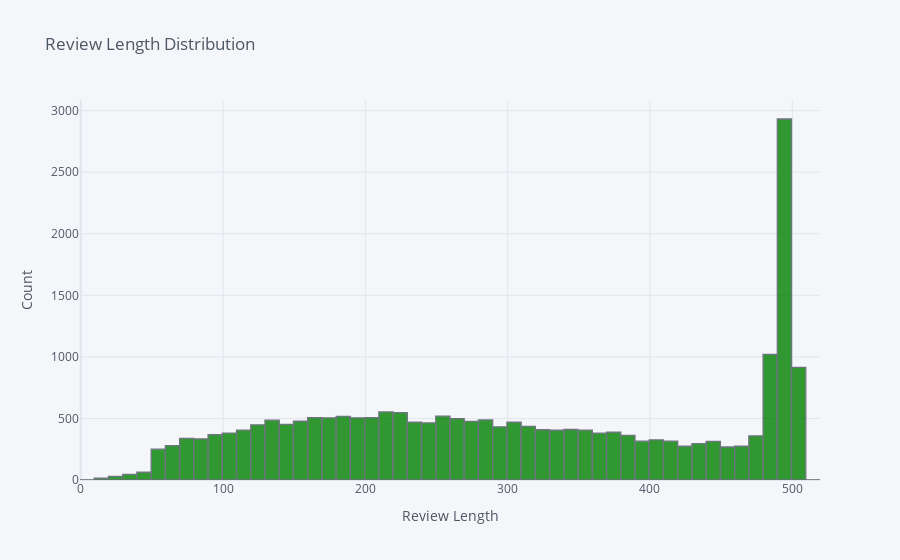

Notebook source saved alongside this figure:
### Markdown cell above
# Analyzing Engineered Features

### Code cell
df["Review Length"].iplot(kind="hist", colors="green",
                          xTitle = 'Review Length',
                          yTitle = "Count",
                          title = "Review Length Distribution")

### Figure 1 — Plotly figure (JSON) as saved in the notebook; plotly's stock layout.template omitted (floating-point values rounded to 4 significant figures; data arrays with more than 128 entries replaced by an {"elided": "..."} marker saying what was removed)
{"data": [{"histfunc": "count", "histnorm": "", "marker": {"color": "rgba(0, 128, 0, 1.0)", "line": {"color": "#4D5663", "width": 1.3}}, "name": "Review Length", "opacity": 0.8, "orientation": "v", "type": "histogram", "x": {"elided": "22628 int values"}}], "layout": {"barmode": "overlay", "legend": {"bgcolor": "#F5F6F9", "font": {"color": "#4D5663"}}, "paper_bgcolor": "#F5F6F9", "plot_bgcolor": "#F5F6F9", "title": {"font": {"color": "#4D5663"}, "text": "Review Length Distribution"}, "xaxis": {"gridcolor": "#E1E5ED", "showgrid": true, "tickfont": {"color": "#4D5663"}, "title": {"font": {"color": "#4D5663"}, "text": "Review Length"}, "zerolinecolor": "#E1E5ED"}, "yaxis": {"gridcolor": "#E1E5ED", "showgrid": true, "tickfont": {"color": "#4D5663"}, "title": {"font": {"color": "#4D5663"}, "text": "Count"}, "zerolinecolor": "#E1E5ED"}}}
